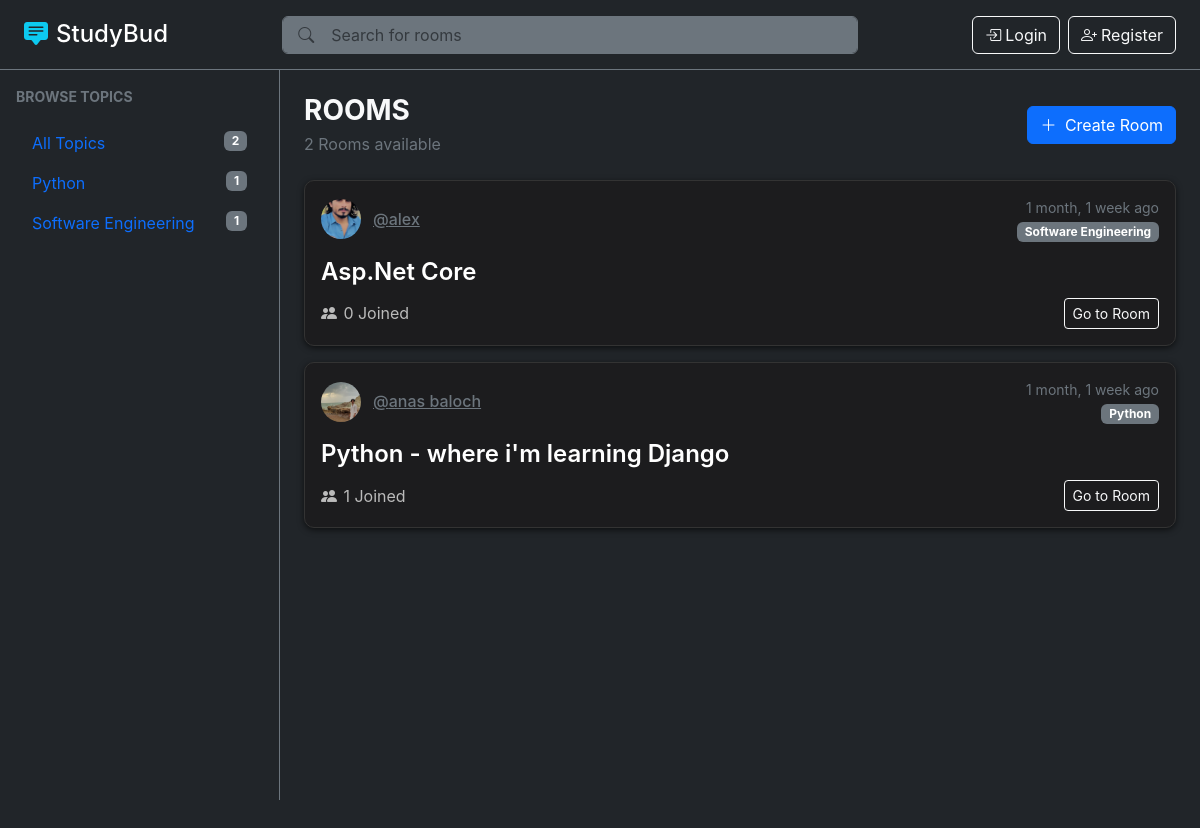
Before: / with the older database file.
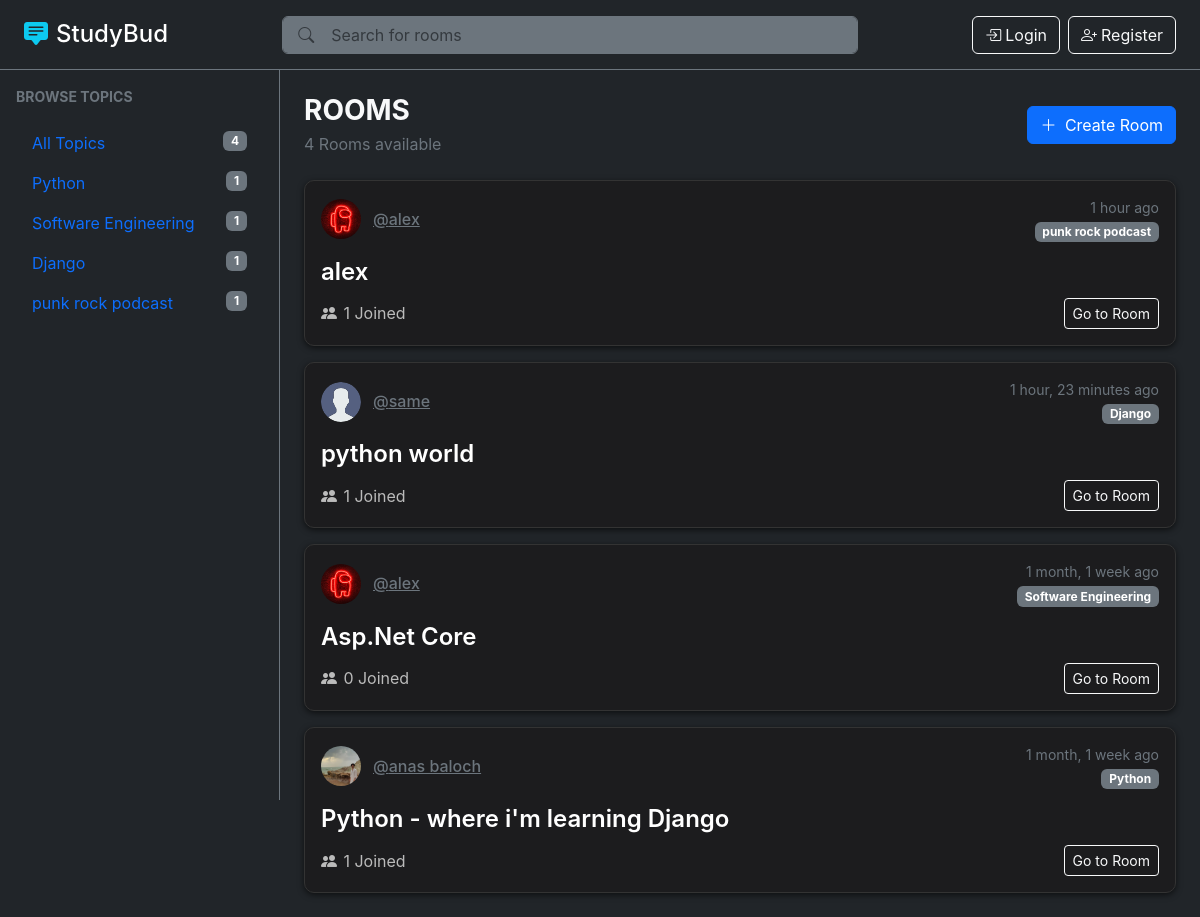
After: the same page with the newer database file.
### base/models.py (models this page shows, shortened)
class Topic(models.Model):
    name = models.CharField(max_length=200)

class Room(models.Model):
    host = models.ForeignKey(User, on_delete=models.SET_NULL, null=True)
    topic = models.ForeignKey(Topic, on_delete=models.SET_NULL, null=True)
    name = models.CharField(max_length=200)
    description = models.TextField(blank=True, null=True)
    participants = models.ManyToManyField(User, related_name='participants', blank=True)
    updated_at = models.DateTimeField(auto_now=True)
    created_at = models.DateTimeField(auto_now_add=True)
    class Meta:
        ordering = ['-updated_at', '-created_at']

class User(AbstractUser):
    username = None
    name = models.CharField(max_length=200, null=True, blank=True)
    email = models.EmailField(unique=True, null=True, blank=True)
    bio = models.TextField(null=True, blank=True)
    avatar = models.ImageField(null=True, blank=True, default='static/uploads/avatar.svg', upload_to='static/uploads/')
    USERNAME_FIELD = 'email'
    REQUIRED_FIELDS = []

### base/views.py (the view)
# urls.py: path('', views.rooms, name='rooms'),
def rooms(request):
    search_query = request.GET.get('q') if request.GET.get('q') != None else ''
    rooms = Room.objects.filter(
        Q(topic__name__icontains=search_query) |
        Q(name__icontains=search_query) |
        Q(description__icontains=search_query)
        ).distinct().order_by('-updated_at')
    topics = Topic.objects.all()
    recent_activity = Message.objects.filter(Q(room__topic__name__icontains=search_query))[:5]
    top_hosted = User.objects.annotate(num_rooms=Count('room')).order_by('-num_rooms')[:3]
    context = {'rooms': rooms, 'topics':topics, 'recent_activity': recent_activity, 'top_hosted': top_hosted}
    return render(request, 'base/rooms.html', context)

### base/templates/base/rooms.html (shortened to what this page needs)
{% extends "layout.html" %}
{% block left_side_bar %}
  <a href="{% url 'rooms' %}" class="nav-link">All Topics<span class="badge bg-secondary float-end">{{topics.count}}</span></a>
  {% for topic in topics %}
    <a href="{% url 'rooms' %}?q={{topic.name}}" class="nav-link">{{topic.name}} <span class="badge bg-secondary float-end">{{topic.room_set.count}}</span></a>
  {% endfor %}
{% endblock %}
{% block content %}
    <div class="row g-4">
        <div class="col-12">
            <div class="d-flex flex-column flex-sm-row justify-content-between align-items-start align-items-sm-center mb-4">
                <div>
                    <h1 class="h3 fw-bold mb-1">ROOMS</h1>
                    <p class="text-secondary mb-0">{{ rooms.count }} Rooms available</p>
                </div>
                <a href="{% url 'create-room' %}" class="btn btn-primary mt-3 mt-sm-0">
                    <i class="bi bi-plus-lg me-1"></i> Create Room
                </a>
            </div>
            {% include 'base/components/rooms_feed.html' %}
        </div>
    </div>
{% endblock %}

### templates/layout.html (shortened to what this page needs)
{% load static %}
<!DOCTYPE html>
<html lang="en">
<head>
    <link href="https://cdn.jsdelivr.net/npm/bootstrap@5.3.7/dist/css/bootstrap.min.css" rel="stylesheet" />
    <link rel="stylesheet" href="https://cdn.jsdelivr.net/npm/bootstrap-icons@1.11.1/font/bootstrap-icons.css" />
    <link rel="stylesheet" href="{% static 'css/style.css' %}" />
</head>
<body class="bg-dark text-light">
    <header class="top-header bg-dark border-bottom border-secondary fixed-top">
        <div class="container-fluid d-flex align-items-center justify-content-between h-100 px-3 px-md-4">
            <a href="{% url 'rooms' %}" class="text-decoration-none d-flex align-items-center">
                <i class="bi bi-chat-square-text-fill fs-4 me-2 text-info"></i>
                <h4 class="mb-0 text-white">StudyBud</h4>
            </a>
            <div class="search-container w-50 d-none d-md-block">
                <form action="{% url 'rooms' %}" class="position-relative">
                    <i class="bi bi-search position-absolute start-0 top-50 translate-middle-y ms-3 text-muted"></i>
                    <input type="text" name="q"
                           class="form-control bg-secondary text-light border-secondary ps-5"
                           placeholder="Search for rooms" aria-label="Search rooms" />
                </form>
            </div>
            <div class="d-flex align-items-center">
                {% if user.is_authenticated %}
                    <img src="{{user.avatar.url}}"
                         class="rounded-circle img-fluid" style="width: 40px; height: 40px; object-fit: cover;" alt="{{user.name}}'s avatar"/>
                    <div class="dropdown">
                        <button class="btn btn-link text-light dropdown-toggle" type="button" data-bs-toggle="dropdown">
                            {{ user.name }}
                        </button>
                        <ul class="dropdown-menu dropdown-menu-end bg-dark border-secondary ">
                            <li>
                                <a class="dropdown-item text-white hover-text-black" href="{% url 'user:profile' %}" >
                                    <i class="bi bi-person-circle me-2"></i>Profile
                                </a>
                            </li>
                            <li><hr class="dropdown-divider border-secondary"></li>
                            <li>
                                <form action="{% url 'user:logout' %}" method="POST">
                                    {% csrf_token %}
                                    <button type="submit" class="dropdown-item text-danger"><i class="bi bi-box-arrow-right me-2"></i>Logout</button>
                                </form>
                            </li>
                        </ul>
                    </div>
                {% else %}
                    <a href="{% url 'user:login' %}" class="btn btn-outline-light me-2"><i class="bi bi-box-arrow-in-right me-1"></i>Login</a>
                    <a href="{% url 'user:register' %}" class="btn btn-outline-light"><i class="bi bi-person-plus me-1"></i>Register</a>
                {% endif %}
            </div>
        </div>
    </header>
    <div class="left-sidebar bg-dark border-end border-secondary p-3" id="leftSidebar">
        <div class="mb-4">
            <div class="text-secondary text-uppercase small fw-bold mb-3">Browse Topics</div>
            <nav class="nav flex-column">
                {% block left_side_bar %}{% endblock %}
            </nav>
        </div>
    </div>
    <main class="main-content p-4 bg-dark">
        {% block content %}{% endblock %}
    </main>
</body>
</html>

### base/templates/base/components/rooms_feed.html
<div class="d-flex flex-column gap-3">
    {% for room in rooms %}
        {% include 'base/components/room_card.html' %}
    {% endfor %}
</div>

### base/templates/base/components/room_card.html (shortened to what this page needs)
    <div class="room-card text-white">
        <div class="room-header">
        <div class="room-header-left">
            <img src="{{ room.host.avatar.url }}"
                alt="{{ room.host.name }}"
                class="rounded-circle room-host-avatar"
                style="width: 40px; height: 40px; object-fit: cover;">
            <a href="{% url 'public-profile' room.host.id %}" class="text-secondary hover-text-primary font-weight-bold h6 mb-0">@{{ room.host.name }}</a>
        </div>
        <div class="room-header-right text-end">
            <small class="text-secondary d-block">{{ room.updated_at|timesince }} ago</small>
            <span class="badge bg-secondary mt-1" style="float:right;">{{ room.topic.name }}</span>
        </div>
        </div>
        <a href="{% url 'room' room.id %}" class="room-name mb-2">
            {{ room.name }}
        </a>
        <div class="room-footer">
        <div class="participants">
            <i class="bi bi-people-fill"></i>
            <span>{{ room.participants.count }} Joined</span>
        </div>
        <div class="btn-group">
            <a href="{% url 'room' room.id %}" class="btn btn-sm btn-outline-light" title="View Room">
                Go to Room
            </a>
        </div>
        </div>
    </div>

### static/css/style.css (style rules this page uses)
body { min-height: 100vh; font-family: -apple-system, BlinkMacSystemFont, 'Segoe UI', Roboto, sans-serif; }
.top-header { height: 70px; }
.left-sidebar { height: calc(100vh - 70px); position: fixed; top: 70px; left: 0; width: 280px; overflow-y: auto; background-color: #121212; transition: transform 0.3s ease; z-index: 1040; }
.main-content { margin-top: 70px; margin-left: 280px; margin-right: 300px; min-height: calc(100vh - 70px); }
@media (max-width: 1200px) { .main-content { margin-right: 0; } }

### base/templates/base/rooms.html (style rules this page uses)
.room-card { background-color: #1c1c1e; border: 1px solid #333; border-radius: 10px; padding: 1rem; box-shadow: 0 2px 6px rgba(0,0,0,0.6); transition: box-shadow 0.2s ease; }
.room-host-avatar { width: 36px; height: 36px; }
@media (min-width: 576px) { .room-header { display: flex; justify-content: space-between; align-items: center; margin-bottom: 0.75rem; } }
@media (min-width: 576px) { .room-header-left { display: flex; align-items: center; gap: 0.75rem; } }
@media (min-width: 576px) { .room-header-right small, .room-header-right .badge { display: block; text-align: right; } }
@media (min-width: 576px) { .room-name { font-size: 1.5rem; font-weight: 600; margin-bottom: 0.75rem; color: white; text-decoration: none; display: inline-block; } }
@media (min-width: 576px) { .room-footer { display: flex; justify-content: space-between; align-items: center; } }
@media (min-width: 576px) { .participants { color: #bbb; display: flex; align-items: center; gap: 0.4rem; } }
@media (min-width: 576px) { .btn-group { display: flex; gap: 0.5rem; } }

Changed rows visible on the page:
added Topic: name "Django", room_set.count "1"
added Topic: name "punk rock podcast", room_set.count "1"
added Room: host.avatar (picture), host.name "alex", updated_at "1 hour", topic.name "punk rock podcast", name "alex", participants.count "1"
added Room: host.avatar (placeholder picture), host.name "same", updated_at "1 hour, 23 minutes", topic.name "Django", name "python world", participants.count "1"
changed through a linked row, Room "Asp.Net Core": host.avatar: a different picture
Other visible differences:
{{ topics.count }}: "2" → "4"
{{ rooms.count }}: "2" → "4"
